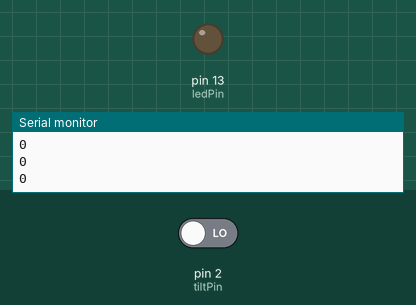
Simulated run of this sketch. Board: Arduino Uno, built with avr-gcc and run on an emulated ATmega328P. On the bench: output pins drawn as LEDs (lit = HIGH), the last lines printed to the serial monitor. The test bench sets the inputs (shaded band); at power-on: pin 2 (tiltPin) LOW.

Above: at 2.8 s.
2.9 s: pin 2 (tiltPin) driven HIGH
At 3.8 s:
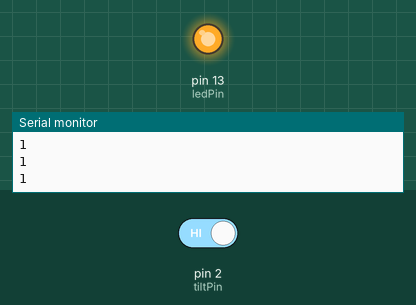
4.5 s: pin 2 (tiltPin) driven LOW
At 5.1 s:
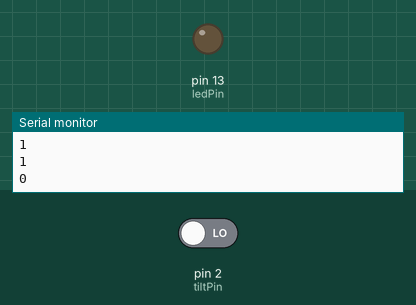
Timing chart, 0 to 7.5 s (numbered marks = the images above; inputs shaded):
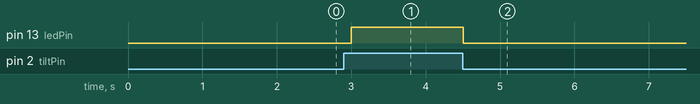

The sketch:

TILT_SWITCH_MODULE.ino
```cpp
int tiltPin = 2;      // pin number for tilt switch signal
int ledPin = LED_BUILTIN;     // pin number of LED
int tiltState = 0;    // variable for reading the tilt switch status

void setup() {
  pinMode(ledPin, OUTPUT);  // set the LED pin as output
  pinMode(tiltPin, INPUT);  // set the tilt switch pin as input

  // Initialize serial communication
  Serial.begin(9600);
}

void loop() {
  // get the tilt switch state
  tiltState = digitalRead(tiltPin);

  // Print the tilt switch state to the serial monitor
  Serial.println(tiltState);

  // check if tilt switch is tilted.
  if (tiltState == HIGH) {
    digitalWrite(ledPin, HIGH);
  } else {
    digitalWrite(ledPin, LOW);
    delay(1000);
  }
}
```

Measured:
- after the input at 2.9 s, pin 13 (ledPin): LOW → HIGH after 0.10 s
- after the input at 4.5 s, pin 13 (ledPin): HIGH → LOW at once
